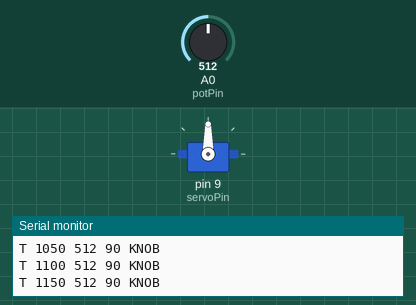
Simulated run of this sketch. Board: Arduino Mega 2560, built with avr-gcc and run on an emulated ATmega2560. Parts: servo, the last lines printed to the serial monitor. The test bench sets the inputs (shaded band); at power-on: A0 (potPin) = 512.

Above: at 1.2 s.
1.3 s: A0 (potPin) set to 716
At 2.8 s:
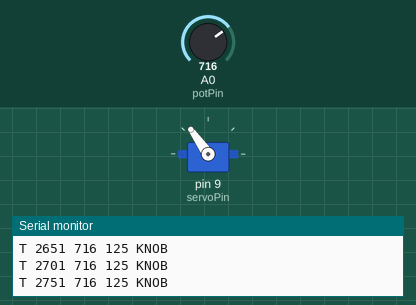
3.1 s: A0 (potPin) set to 900
At 4.0 s:
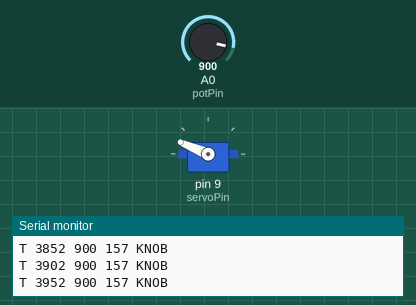
4.8 s: A0 (potPin) set to 1023
At 5.9 s:
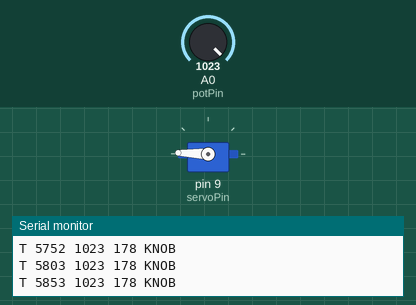
6.5 s: A0 (potPin) set to 306
At 7.4 s:
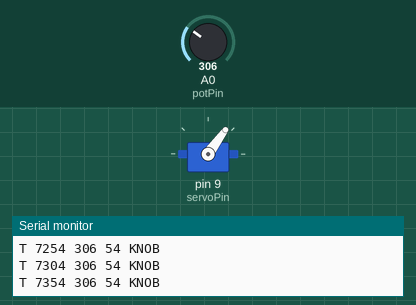
9.9 s: A0 (potPin) set to 170
At 10.8 s:
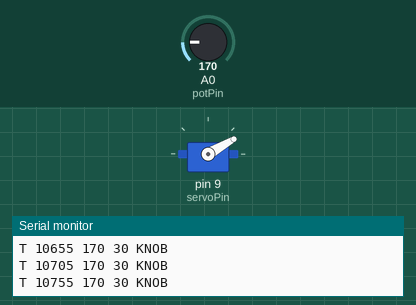
Timing chart, 0 to 12.6 s (numbered marks = the images above; inputs shaded):
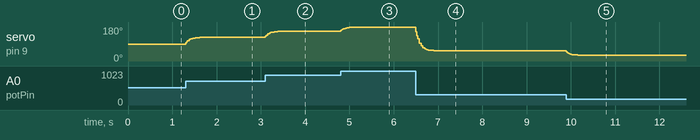

Measured:
- after the input at 1.3 s, servo on pin 9 (servoPin): 90° → 121° at once, → 123° 0.22 s later, → 125° 0.10 s later
- after the input at 3.1 s, servo on pin 9 (servoPin): 125° → 155° at once, → 157° 0.28 s later
- after the input at 4.8 s, servo on pin 9 (servoPin): 157° → 178° at once
- after the input at 6.5 s, servo on pin 9 (servoPin): moves from 178° to 54° over 0.40 s, starting at once
- after the input at 9.9 s, servo on pin 9 (servoPin): 54° → 32° at once, → 30° 0.26 s later

The sketch:

knob.ino
```cpp
// A potentiometer turning a servo, on an Arduino Mega 2560.
//
// Wiring:
//   Potentiometer  outer leg -> 5V,  middle leg (wiper) -> A0,  other leg -> GND
//   Servo          signal -> pin 9,  power -> 5V,  ground -> GND
//
// Two things a naive version of this gets wrong, both handled here:
//
//  * Pot noise. The ADC's last couple of bits wobble even with the knob
//    perfectly still, and a servo told to move half a degree back and forth
//    forever buzzes, gets hot, and wears out. So the reading is smoothed and
//    the servo only moves once the target has shifted by more than a deadband.
//
//  * Cheap pots rarely reach the true ends of their travel, so mapping 0..1023
//    straight onto 0..180 means the last few degrees are unreachable. The input
//    range is configurable and saved.
//
// Telemetry out (20 Hz):  T <millis> <raw> <angle> <mode>
// Replies:                OK ... / ERR ... / # <info>
//
// Commands in (newline terminated, case-insensitive):
//   PING                  -> OK PONG
//   GET                   -> dump current config
//   MODE KNOB|WEB         who drives the servo: the potentiometer, or this link
//   ANGLE <deg>           set the angle directly (needs MODE WEB)
//   SET MIN <n>           raw reading that means 0 degrees
//   SET MAX <n>           raw reading that means 180 degrees
//   SET LOW <deg>         lowest angle to send the servo
//   SET HIGH <deg>        highest angle to send the servo
//   INVERT ON|OFF         flip which way the knob turns the servo
//   SAVE                  persist settings to EEPROM
//   RESET                 restore built-in defaults (does not auto-save)

#include <Servo.h>
#include <EEPROM.h>

#include "types.h"

const int potPin   = A0;
const int servoPin = 9;

#define EEPROM_ADDR  0
#define EEPROM_MAGIC 0x4B0B

const unsigned long MEASURE_MS   = 20;
const unsigned long TELEMETRY_MS = 50;

// Degrees of change needed before the servo is told to move. Below this the
// signal is pot noise, not intent.
const int DEADBAND = 2;

Servo servo;
Config cfg;

void loadDefaults() {
  cfg.magic    = EEPROM_MAGIC;
  cfg.rawMin   = 0;
  cfg.rawMax   = 1023;
  cfg.angleLow = 0;
  cfg.angleHigh = 180;
  cfg.invert   = 0;
}

// ---- runtime state -------------------------------------------------------

int    raw     = 0;
float  smooth  = 0.0f;
int    angle   = 90;        // what the servo was last told
int    wanted  = 90;        // what the knob (or the web) is asking for
Mode   mode    = M_KNOB;

unsigned long lastMeasure = 0;
unsigned long lastTelem   = 0;

char    lineBuf[40];
uint8_t lineLen = 0;

const char *modeName(Mode m) { return m == M_WEB ? "WEB" : "KNOB"; }

// ---- servo ---------------------------------------------------------------

int angleFromRaw(int r) {
  int lo = cfg.rawMin, hi = cfg.rawMax;
  if (hi <= lo) hi = lo + 1;                 // never divide by zero
  if (r < lo) r = lo;
  if (r > hi) r = hi;

  long a = (long)(r - lo) * (cfg.angleHigh - cfg.angleLow) / (hi - lo) + cfg.angleLow;
  if (cfg.invert) a = cfg.angleHigh - (a - cfg.angleLow);
  if (a < cfg.angleLow)  a = cfg.angleLow;
  if (a > cfg.angleHigh) a = cfg.angleHigh;
  return (int)a;
}

void driveServo(int a) {
  if (a < cfg.angleLow)  a = cfg.angleLow;
  if (a > cfg.angleHigh) a = cfg.angleHigh;
  if (abs(a - angle) < DEADBAND) return;     // ignore noise-sized changes
  angle = a;
  servo.write(angle);
}

// ---- setup ---------------------------------------------------------------

void setup() {
  Serial.begin(115200);

  pinMode(potPin, INPUT);
  servo.attach(servoPin, 500, 2400);

  EEPROM.get(EEPROM_ADDR, cfg);
  if (cfg.magic != EEPROM_MAGIC) loadDefaults();

  smooth = analogRead(potPin);
  angle  = angleFromRaw((int)smooth);
  wanted = angle;
  servo.write(angle);

  Serial.println(F("\n# knob ready"));
  printConfig();
}

// ---- serial --------------------------------------------------------------

void printConfig() {
  Serial.print(F("OK CFG rawmin=")); Serial.print(cfg.rawMin);
  Serial.print(F(" rawmax="));       Serial.print(cfg.rawMax);
  Serial.print(F(" low="));          Serial.print(cfg.angleLow);
  Serial.print(F(" high="));         Serial.print(cfg.angleHigh);
  Serial.print(F(" invert="));       Serial.print(cfg.invert ? 1 : 0);
  Serial.print(F(" mode="));         Serial.println(modeName(mode));
}

bool onOff(const char *s, bool *out) {
  if (!s) return false;
  if (!strcasecmp(s, "ON"))  { *out = true;  return true; }
  if (!strcasecmp(s, "OFF")) { *out = false; return true; }
  return false;
}

void handleCommand(char *line) {
  char *cmd = strtok(line, " ");
  if (!cmd) return;

  if (!strcasecmp(cmd, "PING")) { Serial.println(F("OK PONG")); return; }
  if (!strcasecmp(cmd, "GET"))  { printConfig(); return; }

  if (!strcasecmp(cmd, "MODE")) {
    char *m = strtok(NULL, " ");
    if (!m) { Serial.println(F("ERR usage MODE KNOB|WEB")); return; }
    if      (!strcasecmp(m, "KNOB")) mode = M_KNOB;
    else if (!strcasecmp(m, "WEB"))  { mode = M_WEB; wanted = angle; }
    else { Serial.println(F("ERR usage MODE KNOB|WEB")); return; }
    printConfig();
    return;
  }

  if (!strcasecmp(cmd, "ANGLE")) {
    char *v = strtok(NULL, " ");
    if (!v) { Serial.println(F("ERR usage ANGLE <degrees>")); return; }
    if (mode != M_WEB) { Serial.println(F("ERR switch to MODE WEB first")); return; }
    wanted = atoi(v);
    Serial.println(F("OK ANGLE"));
    return;
  }

  if (!strcasecmp(cmd, "SET")) {
    char *what = strtok(NULL, " ");
    char *val  = strtok(NULL, " ");
    if (!what || !val) { Serial.println(F("ERR usage SET <MIN|MAX|LOW|HIGH> <n>")); return; }
    const int v = atoi(val);
    if      (!strcasecmp(what, "MIN"))  { if (v < 0 || v > 1023) { Serial.println(F("ERR 0..1023")); return; } cfg.rawMin = v; }
    else if (!strcasecmp(what, "MAX"))  { if (v < 0 || v > 1023) { Serial.println(F("ERR 0..1023")); return; } cfg.rawMax = v; }
    else if (!strcasecmp(what, "LOW"))  { if (v < 0 || v > 180)  { Serial.println(F("ERR 0..180")); return; }  cfg.angleLow = v; }
    else if (!strcasecmp(what, "HIGH")) { if (v < 0 || v > 180)  { Serial.println(F("ERR 0..180")); return; }  cfg.angleHigh = v; }
    else { Serial.println(F("ERR unknown setting")); return; }
    if (cfg.rawMax <= cfg.rawMin)     Serial.println(F("# warn rawmax is not above rawmin"));
    if (cfg.angleHigh <= cfg.angleLow) Serial.println(F("# warn high is not above low"));
    printConfig();
    return;
  }

  if (!strcasecmp(cmd, "INVERT")) {
    bool on;
    if (!onOff(strtok(NULL, " "), &on)) { Serial.println(F("ERR usage INVERT ON|OFF")); return; }
    cfg.invert = on ? 1 : 0;
    printConfig();
    return;
  }

  if (!strcasecmp(cmd, "SAVE")) {
    cfg.magic = EEPROM_MAGIC;
    EEPROM.put(EEPROM_ADDR, cfg);
    Serial.println(F("OK SAVED"));
    return;
  }

  if (!strcasecmp(cmd, "RESET")) { loadDefaults(); printConfig(); return; }

  Serial.println(F("ERR unknown command"));
}

void serviceSerial() {
  while (Serial.available()) {
    const char c = Serial.read();
    if (c == '\r') continue;
    if (c == '\n') {
      lineBuf[lineLen] = '\0';
      if (lineLen) handleCommand(lineBuf);
      lineLen = 0;
    } else if (lineLen < sizeof(lineBuf) - 1) {
      lineBuf[lineLen++] = c;
    }
  }
}

void sendTelemetry(unsigned long now) {
  Serial.print(F("T "));
  Serial.print(now);
  Serial.print(' ');
  Serial.print(raw);
  Serial.print(' ');
  Serial.print(angle);
  Serial.print(' ');
  Serial.println(modeName(mode));
}

// ---- main loop -----------------------------------------------------------

void loop() {
  const unsigned long now = millis();

  serviceSerial();

  if (now - lastMeasure >= MEASURE_MS) {
    lastMeasure = now;
    raw = analogRead(potPin);
    smooth = smooth * 0.8f + raw * 0.2f;     // take the edge off the ADC wobble
    if (mode == M_KNOB) wanted = angleFromRaw((int)smooth);
    driveServo(wanted);
  }

  if (now - lastTelem >= TELEMETRY_MS) { lastTelem = now; sendTelemetry(now); }
}
```

types.h
```cpp
// Types live in a header so they are declared before arduino-builder's
// auto-generated function prototypes, which land just after the includes.
#pragma once

#include <stdint.h>

enum Mode {
  M_KNOB,   // the potentiometer drives the servo
  M_WEB     // the dashboard drives it instead
};

struct Config {
  uint16_t magic;
  int16_t  rawMin;      // reading that should mean the lowest angle
  int16_t  rawMax;      // reading that should mean the highest angle
  int16_t  angleLow;    // lowest angle to send the servo
  int16_t  angleHigh;   // highest angle to send the servo
  uint8_t  invert;      // flip which way the knob turns it
};
```
